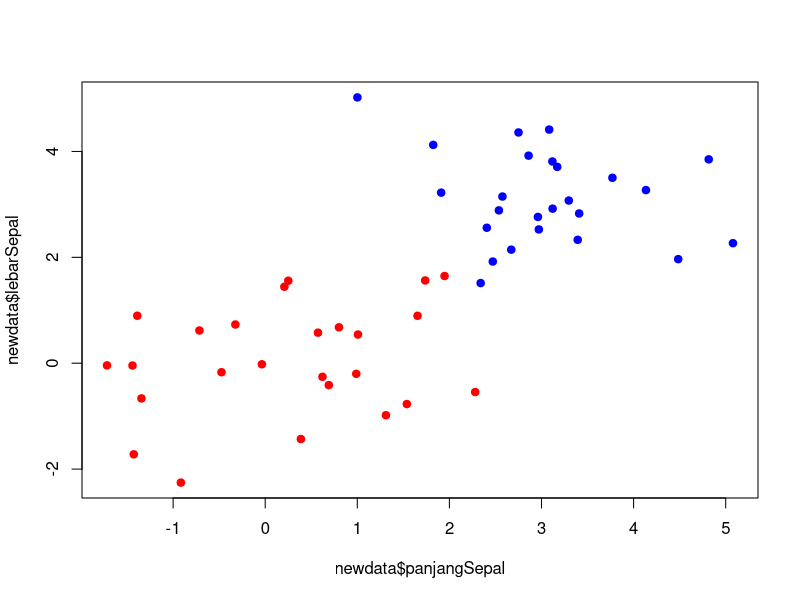
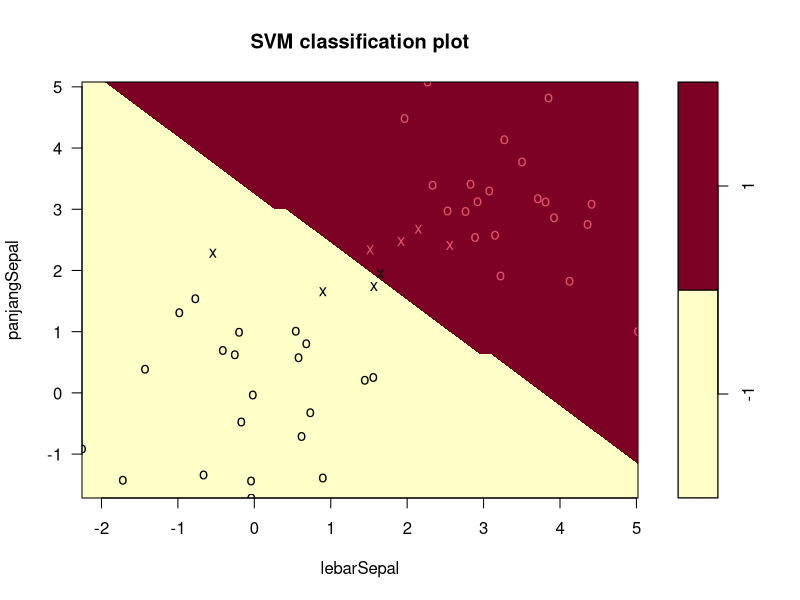

Generate these figures, in order, with R: (Note: this script raises an error after producing the figures.)
## ---- chunk 1
set.seed(456)
## ---- chunk 2
x <-  matrix(rnorm(100), 50, 2)
x
## ---- chunk 3
y <-  factor(rep(c(-1, 1), c(25, 25)))
y
## ---- chunk 4
x[y == 1, ] <- x[y == 1, ] + 3
x
## ---- chunk 5
newdata <- data.frame(x,y)
head(newdata)
## ---- chunk 6
colnames(newdata) <- c("panjangSepal", "lebarSepal", "Iris")
newdata
## ---- chunk 7
plot(newdata$panjangSepal,newdata$lebarSepal, col = ifelse(y=="1", "blue", "red"), pch = 19)
## ---- chunk 8
library(e1071)
modelSVM1 <- svm(Iris ~ ., data = newdata, kernel = "linear")
print(modelSVM1)
## ---- chunk 9
plot(modelSVM1, newdata)
## ---- chunk 10
library(caret)
set.seed(1)

trainIndex <- createDataPartition(newdata$Iris, p = 0.6)$Resample1

trainingSet <- newdata[trainIndex, ]
testingSet <- newdata[-trainIndex, ]

trainingSet
testingSet
## ---- chunk 11
summary(newdata)
## ---- chunk 12
library(caret)
train_control <- trainControl(method="cv", number=20)

modelNB <- train(Iris ~ lebarSepal + panjangSepal, method = "nb", trControl = train_control, data = newdata)

modelNB$resample
confusionMatrix(modelNB)
## ---- chunk 13
train_control <- trainControl(method="repeatedcv", number=20, repeats=100)

modelNB <- train(Iris ~ lebarSepal + panjangSepal, method = "nb", trControl = train_control, data = newdata)

modelNB$resample
confusionMatrix(modelNB)
## ---- chunk 14
train_control <- trainControl(method="LOOCV")

modelNB <- train(Iris ~ lebarSepal + panjangSepal, method = "nb", trControl = train_control, data = newdata)

modelNB$results
